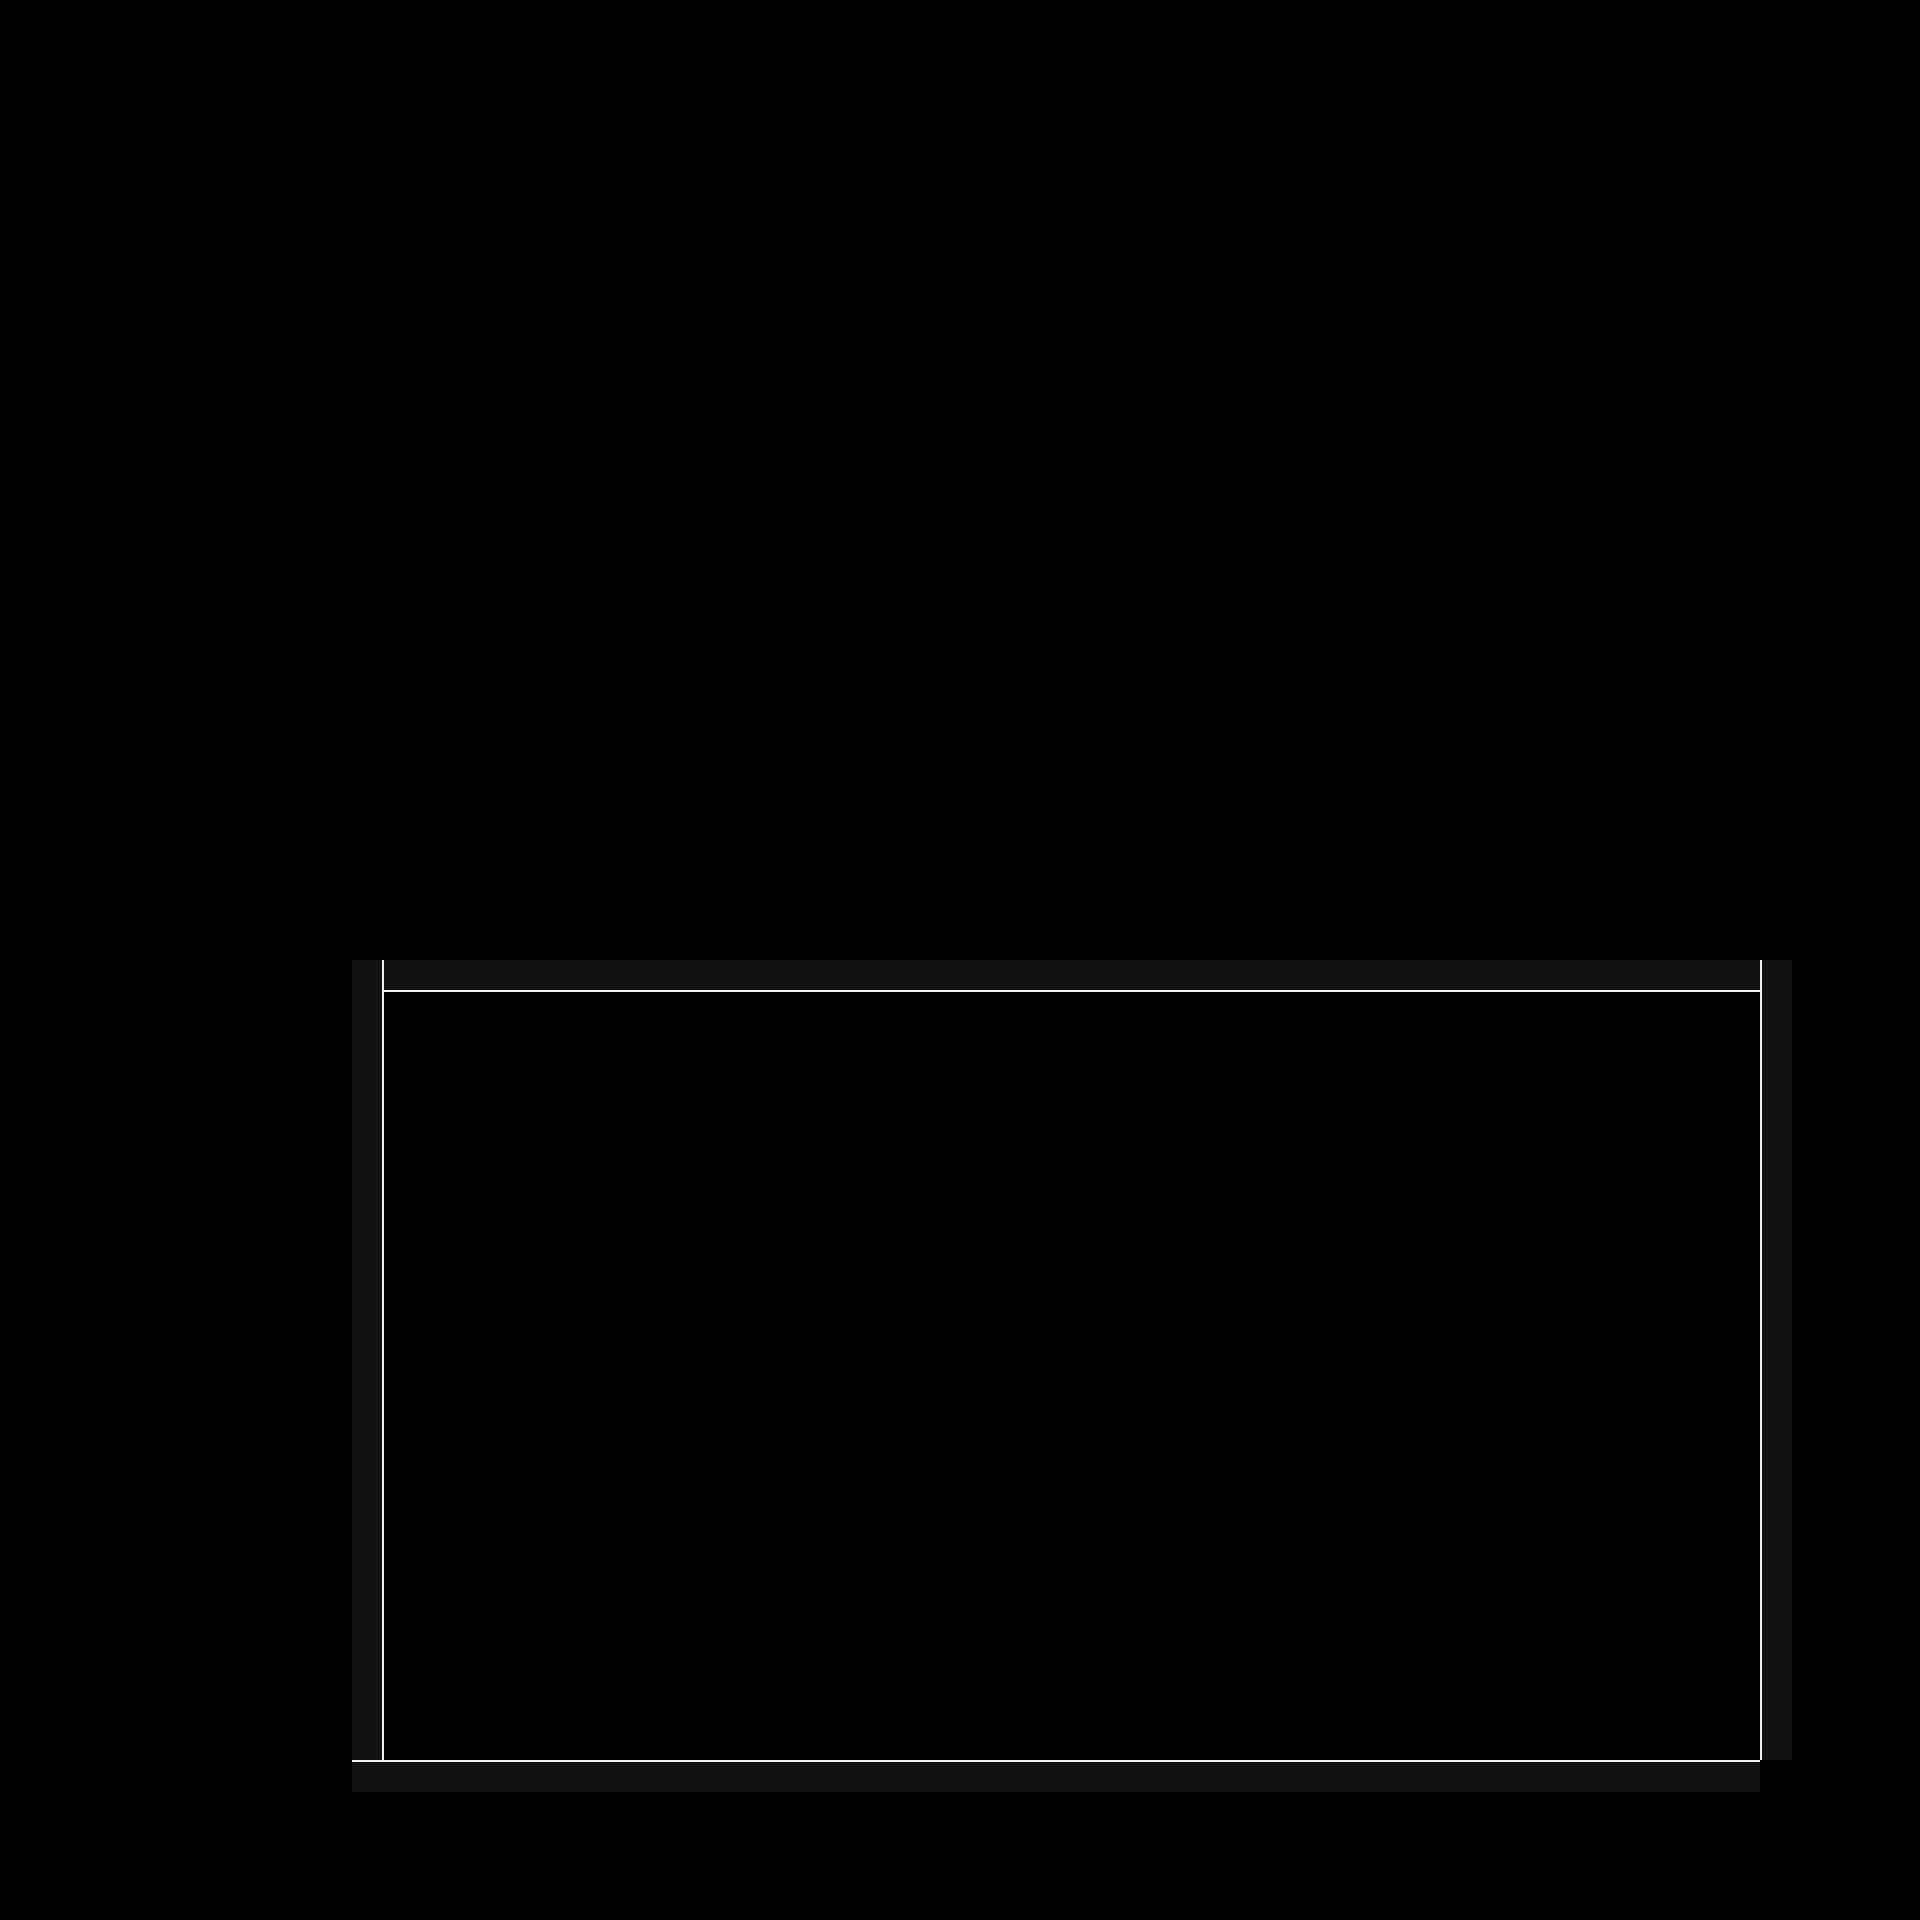

This game map was drawn from its Tiled (.tmx) file and the tilesets committed beside it. A one-line description and the trimmed map source follow:
An orthogonal 60x60 tile map with 32x32 px tiles, 1 tile layer (Tile Layer 1) and 13 objects (2x Timer, 2x Multitrigger, 2x Bounds, Camera, SchmuckSpawn, ...).

<map version="1.8" tiledversion="1.8.4" orientation="orthogonal" renderorder="right-down" compressionlevel="0" width="60" height="60" tilewidth="32" tileheight="32" infinite="0" nextlayerid="4" nextobjectid="14">
 <properties>
  <property name="customShader" type="bool" value="true" />
 </properties>
 <tileset firstgid="1" source="main_0.tsx" />
 <layer id="1" name="Tile Layer 1" width="60" height="60">
  <data>[3600 cells, 137 non-empty, 4 distinct tile ids]</data>
 </layer>
 <objectgroup id="2" name="collision-layer">
  <object id="1" x="192" y="672">
   <polyline points="192,320 1568,320 1568,1088 192,1088 192,320" />
  </object>
 </objectgroup>
 <objectgroup id="3" name="event-layer">
  <object id="2" name="Timer" type="Timer" x="192" y="384" width="32" height="32">
   <properties>
    <property name="interval" type="float" value="0" />
    <property name="triggeredId" value="startTimer" />
    <property name="triggeringId" value="initLimiter" />
   </properties>
  </object>
  <object id="3" name="Multitrigger" type="Multitrigger" x="256" y="384" width="32" height="32">
   <properties>
    <property name="triggeredId" value="initLimiter" />
    <property name="triggeringId" value="startTimer,spawn0,particle1" />
   </properties>
  </object>
  <object id="4" name="Timer" type="Timer" x="256" y="448" width="32" height="32">
   <properties>
    <property name="interval" type="float" value="20" />
    <property name="triggeringId" value="w1" />
   </properties>
  </object>
  <object id="5" name="Multitrigger" type="Multitrigger" x="192" y="512" width="32" height="32">
   <properties>
    <property name="triggeredId" value="playerstart" />
    <property name="triggeringId" value="camera1,bounds1,bounds2" />
   </properties>
  </object>
  <object id="6" name="Camera" type="Camera" x="256" y="512" width="32" height="32">
   <properties>
    <property name="triggeredId" value="camera1" />
    <property name="zoom" type="float" value="1.2" />
   </properties>
  </object>
  <object id="7" name="SchmuckSpawn" type="SchmuckSpawn" x="1664" y="1624" width="32" height="32">
   <properties>
    <property name="amount" type="int" value="1" />
    <property name="boss" type="bool" value="true" />
    <property name="bossname" value="slightly larger turret" />
    <property name="enemyId" value="TURRET_BOSS" />
    <property name="extra" type="int" value="180" />
    <property name="spread" type="bool" value="false" />
    <property name="triggeredId" value="spawn0" />
   </properties>
  </object>
  <object id="8" name="Prefab" type="PrefabSpawner" x="960" y="1664" width="96" height="96">
   <properties>
    <property name="interval" type="float" value="40" />
    <property name="power" type="float" value="25" />
    <property name="prefabId" value="Spawner" />
    <property name="type" type="int" value="1" />
   </properties>
  </object>
  <object id="9" name="Particle" type="Particle" x="1664" y="1728" width="32" height="32">
   <properties>
    <property name="duration" type="float" value="2" />
    <property name="particle" value="RING" />
    <property name="triggeredId" value="particle1" />
    <property name="triggeringId" value="spawn0" />
   </properties>
  </object>
  <object id="10" name="Start" type="Start" x="1152" y="1408" width="32" height="32">
   <properties>
    <property name="triggeringId" value="playerstart" />
   </properties>
  </object>
  <object id="11" name="Bounds" type="Bounds" x="288" y="896" width="32" height="32">
   <properties>
    <property name="left" type="bool" value="true" />
    <property name="triggeredId" value="bounds2" />
    <property name="up" type="bool" value="true" />
   </properties>
  </object>
  <object id="12" name="Bounds" type="Bounds" x="1824" y="1856" width="32" height="32">
   <properties>
    <property name="down" type="bool" value="true" />
    <property name="right" type="bool" value="true" />
    <property name="triggeredId" value="bounds1" />
   </properties>
  </object>
  <object id="13" name="Dropthrough" type="Dropthrough" x="640" y="1504" width="440" height="8" />
 </objectgroup>
</map>
